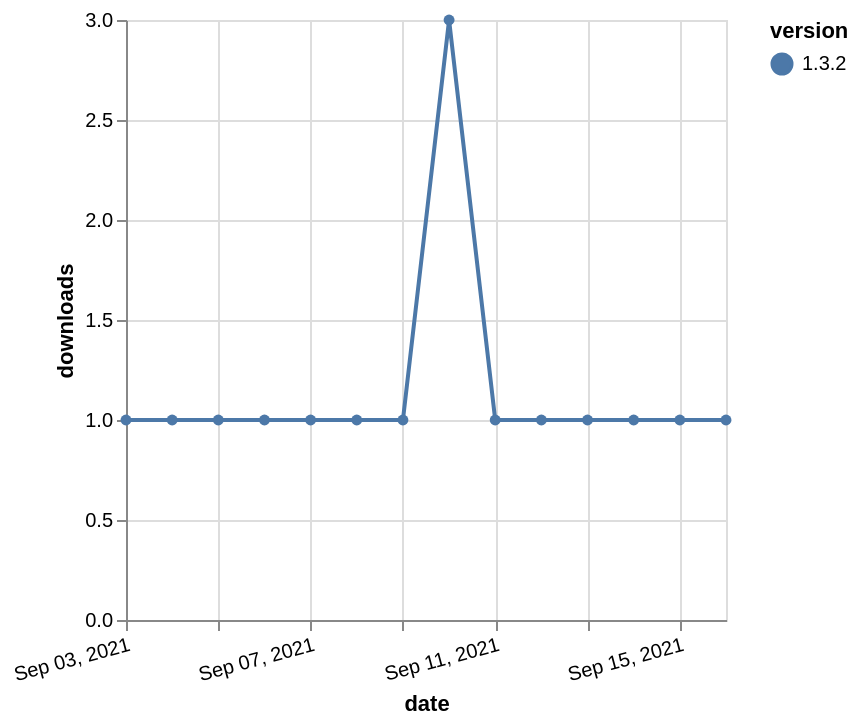

Describe this chart as a Vega-Lite specification.
### Vega-Lite specification from a JSON file in a GitHub repository (floating-point values rounded to 4 significant figures)
{"$schema": "https://vega.github.io/schema/vega-lite/v5.json", "description": "A simple bar chart with embedded data.", "data": {"values": [{"date": "2021-09-03", "total": 133, "delta": 1, "version": "1.3.2"}, {"date": "2021-09-04", "total": 134, "delta": 1, "version": "1.3.2"}, {"date": "2021-09-05", "total": 135, "delta": 1, "version": "1.3.2"}, {"date": "2021-09-06", "total": 136, "delta": 1, "version": "1.3.2"}, {"date": "2021-09-07", "total": 137, "delta": 1, "version": "1.3.2"}, {"date": "2021-09-08", "total": 138, "delta": 1, "version": "1.3.2"}, {"date": "2021-09-09", "total": 139, "delta": 1, "version": "1.3.2"}, {"date": "2021-09-10", "total": 142, "delta": 3, "version": "1.3.2"}, {"date": "2021-09-11", "total": 143, "delta": 1, "version": "1.3.2"}, {"date": "2021-09-12", "total": 144, "delta": 1, "version": "1.3.2"}, {"date": "2021-09-13", "total": 145, "delta": 1, "version": "1.3.2"}, {"date": "2021-09-14", "total": 146, "delta": 1, "version": "1.3.2"}, {"date": "2021-09-15", "total": 147, "delta": 1, "version": "1.3.2"}, {"date": "2021-09-16", "total": 148, "delta": 1, "version": "1.3.2"}]}, "width": "container", "mark": {"type": "line", "point": {"filled": true}}, "encoding": {"x": {"field": "date", "type": "temporal", "timeUnit": "yearmonthdate", "title": "date", "axis": {"labelAngle": -15}}, "y": {"field": "delta", "type": "quantitative", "title": "downloads"}, "color": {"field": "version", "type": "nominal"}, "tooltip": {"field": "delta"}}}
